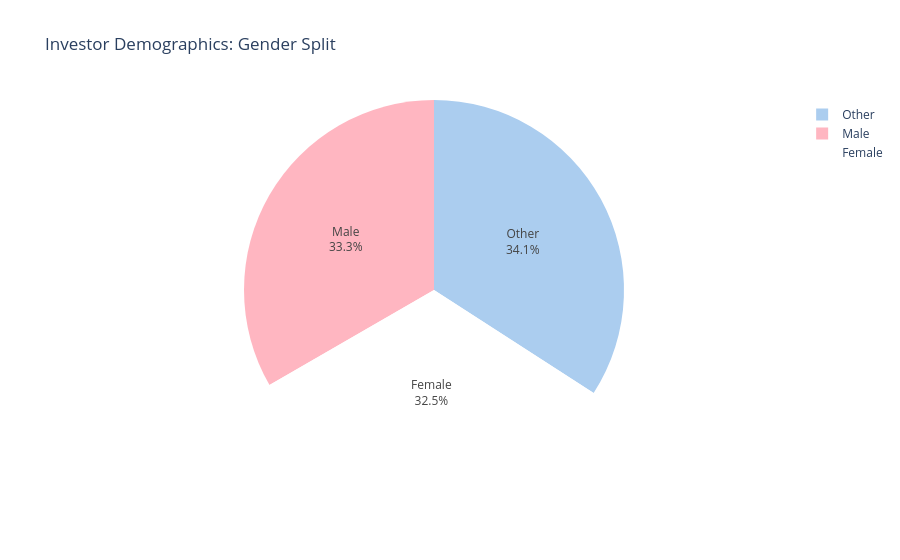

Notebook cell for this chart:
### Markdown cell above
**Insight 6:** SIP amounts vary significantly across age groups, with higher variance observed in younger investors. (See Figure 6)

### Code cell
# 7. Gender Split
import plotly.express as px

# 1. Compute the gender distribution split from investor master records
gender_split = investor_master['gender'].value_counts()

# 2. Build the interactive pie chart
fig = px.pie(names=gender_split.index, values=gender_split.values, 
             title='Investor Demographics: Gender Split',
             color_discrete_sequence=['#abcdef', '#ffb6c1'])

fig.update_traces(textinfo='percent+label')
fig.show()

### Figure 1 — Plotly figure (JSON) as saved in the notebook; plotly's stock layout.template omitted (floating-point values rounded to 4 significant figures)
{"data": [{"domain": {"x": [0, 1], "y": [0, 1]}, "hovertemplate": "label=%{label}<br>value=%{value}<extra></extra>", "labels": ["Other", "Male", "Female"], "legendgroup": "", "name": "", "showlegend": true, "textinfo": "percent+label", "type": "pie", "values": [1706, 1667, 1627]}], "layout": {"legend": {"tracegroupgap": 0}, "piecolorway": ["#abcdef", "#ffb6c1"], "title": {"text": "Investor Demographics: Gender Split"}}}
